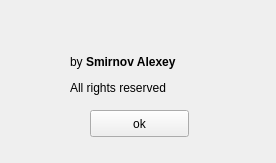
<?xml version="1.0" encoding="UTF-8"?>
<ui version="4.0">
 <class>about</class>
 <widget class="QWidget" name="about">
  <property name="geometry">
   <rect>
    <x>0</x>
    <y>0</y>
    <width>276</width>
    <height>163</height>
   </rect>
  </property>
  <property name="windowTitle">
   <string>Form</string>
  </property>
  <widget class="QLabel" name="label">
   <property name="geometry">
    <rect>
     <x>70</x>
     <y>50</y>
     <width>141</width>
     <height>51</height>
    </rect>
   </property>
   <property name="text">
    <string>&lt;html&gt;&lt;head/&gt;&lt;body&gt;&lt;p&gt;by &lt;span style=&quot; font-weight:600;&quot;&gt;Smirnov Alexey &lt;/span&gt;&lt;/p&gt;&lt;p&gt;All  rights reserved&lt;/p&gt;&lt;/body&gt;&lt;/html&gt;</string>
   </property>
  </widget>
  <widget class="QPushButton" name="pushButton">
   <property name="geometry">
    <rect>
     <x>90</x>
     <y>110</y>
     <width>99</width>
     <height>27</height>
    </rect>
   </property>
   <property name="text">
    <string>ok</string>
   </property>
  </widget>
 </widget>
 <resources/>
 <connections/>
</ui>
